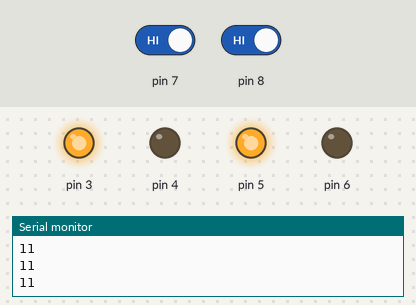
A sketch run on a simulated Arduino Uno, built with avr-gcc and run on an emulated ATmega328P. On the bench: output pins drawn as LEDs (lit = HIGH), the last lines printed to the serial monitor. The test bench sets the inputs (shaded band); at power-on: pin 7 HIGH, pin 8 HIGH.

Above: at 1.2 s.
1.3 s: pin 7 driven LOW
At 2.0 s:
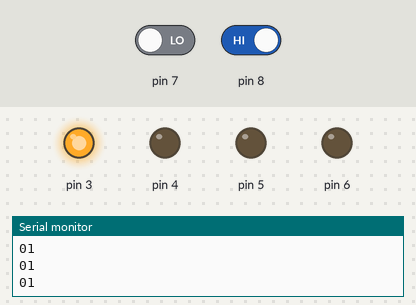
2.8 s: pin 8 driven LOW
At 4.0 s:
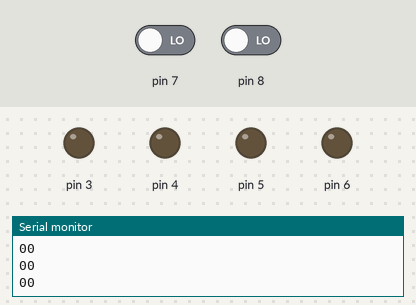
4.3 s: pin 7 driven HIGH
At 5.2 s:
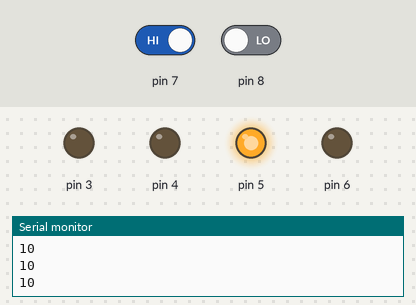
5.8 s: pin 8 driven HIGH
At 6.2 s:
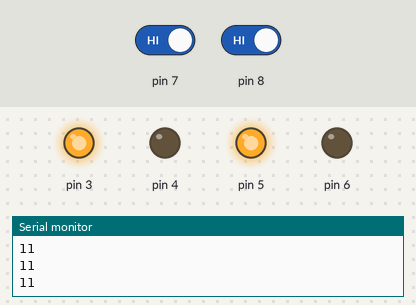
Timing chart, 0 to 8.3 s (numbered marks = the images above; inputs shaded):
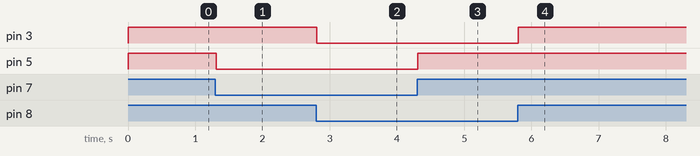

Measured:
- after the input at 1.3 s, pin 5: HIGH → LOW at once
- after the input at 2.8 s, pin 3: HIGH → LOW at once
- after the input at 4.3 s, pin 5: LOW → HIGH at once
- after the input at 5.8 s, pin 3: LOW → HIGH at once

The sketch:

sketch_jun23change.ino
```cpp
void setup() {
  // FOR LEFT MOTOR//
  pinMode(3,OUTPUT);
  pinMode(4,OUTPUT);
  //FOR RIGHT MOTOR//
  pinMode(5,OUTPUT);
  pinMode(6,OUTPUT);

//For IR//
pinMode(7,INPUT);
pinMode(8,INPUT);
}

void loop() {
  // FOR FORWADR//
  //FOR LEFT MOTOR//
  Serial.begin(9600);
  int a=digitalRead(7);
  int b=digitalRead(8);
  Serial.print(a);
  Serial.println(b);
 //white
  if(a==0&&b==0)
  {
    //stop
    digitalWrite(3,0);
    digitalWrite(4,0);
    //for right motor//
    digitalWrite(5,0);
    digitalWrite(6,0);
    delay(20);
  }
  else if(a==0 && b==1)
  {
    //move towards left
     digitalWrite(3,1);
    digitalWrite(4,0);
    //for right motor//
    digitalWrite(5,0);
    digitalWrite(6,0);
    delay(20);
  }
  else if(a==1 && b==0)
   {
    //move toward right
     digitalWrite(3,0);
    digitalWrite(4,0);
    //for right motor//
    digitalWrite(5,1);
    digitalWrite(6,0);
    delay(20);
  }
  else
 {
digitalWrite(3,HIGH);
digitalWrite(4,LOW);
 // FOR RIGHT MOTOR//
 digitalWrite(5,HIGH);
 digitalWrite(6,LOW);
 delay(20);
}
}
```
